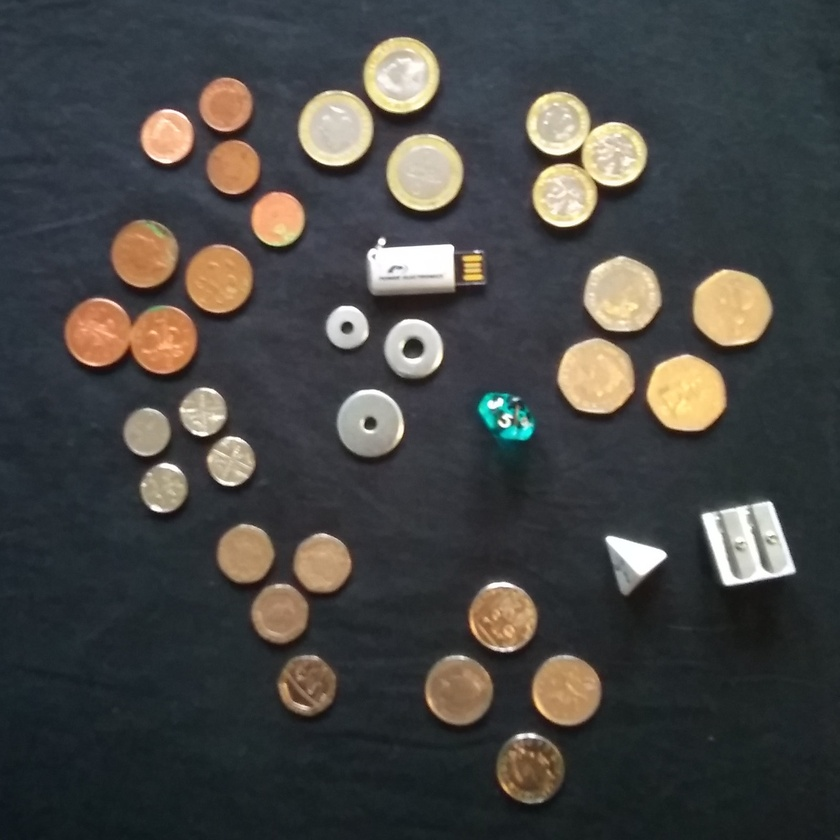
#> input picture Coin counting Challenge with Image processing/coins/coins1.jpg, 840 x 840 px, shrunk from 1600 x 1600 before the run, found by its file name
$ python copy_of_cw1_imgprocess_seb_final.py   (older library calls are emulated)
#> lines starting #> are read from the running program, lines starting #| are printed output that depends on the picture; after the words box and inside, x2 and y2 are one past the last pixel; in counts of white or black regions, pixels touching at a corner belong together
# -*- coding: utf-8 -*-
"""Copy of CW1_ImgProcess_Seb_FINAL

Automatically generated by Colab.

Original file is located at
    https://colab.research.google.com/drive/1MV0S6e6vgdHzeVVaSYs2OejHdFcmeudm

# **Counting Coins challenge for Course work 1 of Image processing and Machine Vision**

The first step is to upload the test images for processing.
"""

from google.colab import files
uploaded = files.upload()
#> the answer given: coins1.jpg

"""Open all of  the uploaded images and convert them to HSV. Store all the colour channel values into an array of 3 matrices, which are then stored in img_HSV[i]"""

#To HSV
import cv2
img_HSV=[] #array (list) of HSV images
filename=[] #array (list) of file names
i=0
for fn in uploaded.keys(): #for each filename
  filename.append(fn) #append to filenames array
  #open the uploaded image file and convert from BGR to HSV
  hsv = cv2.cvtColor(cv2.imread(filename[i]), cv2.COLOR_BGR2HSV)
#> hsv: shape (840, 840, 3); mean H, S, V 87.2, 58.1, 79.4
  #hsv is single image with 3 channels (H, S, V)
  img_HSV.append(cv2.split(hsv))  #split to array of 3 images, add to HSV array
  i = i + 1
print('Converted '+str( len(img_HSV) )+' images')
#| Converted 1 images
Vdim = hsv.shape[0] #rows
Hdim = hsv.shape[1] #cols
print('Hdim: ' + str(Hdim) + '; Vdim: ' + str(Vdim))
#| Hdim: 840; Vdim: 840


"""Threshold value to get objects as foreground into a binary image."""

import cv2 # Import the OpenCV library with the alias cv2
import numpy as np
from google.colab.patches import cv2_imshow # Import cv2_imshow for displaying images in Colab

import pandas as pd
from google.colab import files
import matplotlib.pyplot as plt


# Assuming 'image_to_use' and 'filename' are defined from previous cells
image_to_use = 0  # Replace with the index of the image you want to use
# Load the source image using cv2.imread
src = cv2.imread(filename[image_to_use])
#> src is the input picture: shape (840, 840, 3); mean B, G, R 68.6, 70.4, 70.6

# Show source image
cv2_imshow(src) # Use cv2_imshow instead of cv2.imshow, pass only the image
src[np.all(src == 255, axis=2)] = 0
#> src: shape (840, 840, 3); 0.12% of pixels changed, all inside (x1, y1, x2, y2) = (340, 246, 773, 583)
# Show output image
cv2_imshow(src) # Use cv2_imshow instead of cv2.imshow, pass only the image

# Replace all instances of cv2.imshow with cv2_imshow in the rest of your code

kernel = np.array([[1, 1, 1], [1, -8, 1], [1, 1, 1]], dtype=np.float32)
# do the laplacian filtering as it is
# well, we need to convert everything in something more deeper then CV_8U
# because the kernel has some negative values,
# and we can expect in general to have a Laplacian image with negative values
# BUT a 8bits unsigned int (the one we are working with) can contain values from 0 to 255
# so the possible negative number will be truncated
imgLaplacian = cv2.filter2D(src, cv2.CV_32F, kernel) # Use cv2.filter2D instead of cv.filter2D
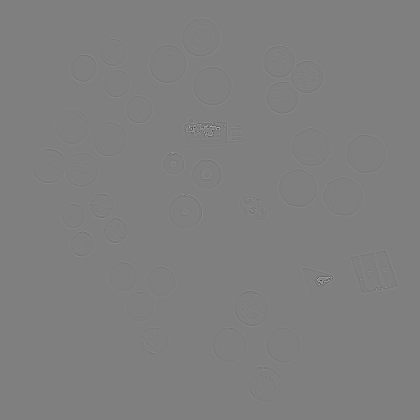
#> imgLaplacian: shape (840, 840, 3) float32 (shown at 1/2 size); mean B, G, R 0, 0, 0; drawn with min black and max white
sharp = np.float32(src)
imgResult = sharp - imgLaplacian
# convert back to 8bits gray scale
imgResult = np.clip(imgResult, 0, 255)
imgResult = imgResult.astype('uint8')
imgLaplacian = np.clip(imgLaplacian, 0, 255)
imgLaplacian = np.uint8(imgLaplacian)
#cv.imshow('Laplace Filtered Image', imgLaplacian)
cv2_imshow(imgResult) # Use cv2_imshow instead of cv2.imshow, pass only the image
bw = cv2.cvtColor(imgResult, cv2.COLOR_BGR2GRAY) # Use cv2.cvtColor instead of cv.cvtColor
_, bw = cv2.threshold(bw, 40, 255, cv2.THRESH_BINARY | cv2.THRESH_OTSU) # Use cv2.threshold instead of cv.threshold
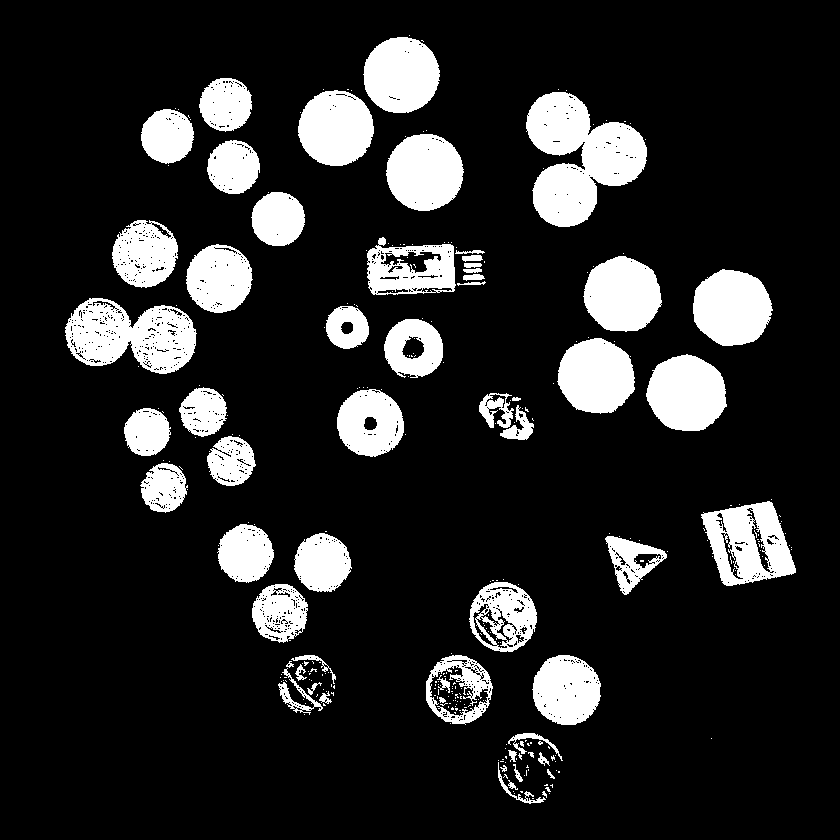
#> bw: shape (840, 840); 15.2% white; 304 white regions (247 under 20 px), largest, box (x1, y1, x2, y2) and area: (526, 92, 647, 227) 9654, (65, 298, 197, 374) 6503, (701, 501, 796, 586) 4881
cv2_imshow(bw) # Use cv2_imshow instead of cv2.imshow, pass only the image
dist = cv2.distanceTransform(bw, cv2.DIST_L2, 3) # Use cv2.distanceTransform instead of cv.distanceTransform
# Normalize the distance image for range = {0.0, 1.0}
# so we can visualize and threshold it
cv2.normalize(dist, dist, 0, 1.0, cv2.NORM_MINMAX) # Use cv2.normalize instead of cv.normalize
#> dist: shape (840, 840) float32; min 0, max 1, mean 0.0263
cv2_imshow(dist) # Use cv2_imshow instead of cv2.imshow, pass only the image
_, dist = cv2.threshold(dist, 0.4, 1.0, cv2.THRESH_BINARY) # Use cv2.threshold instead of cv.threshold
#> dist: shape (840, 840) float32; values 0 (black) and 1 (white), 1.6% white; 17 white regions (5 under 20 px), largest, box (x1, y1, x2, y2) and area: (661, 369, 711, 416) 1848, (708, 284, 757, 331) 1820, (573, 354, 620, 399) 1657
# Dilate a bit the dist image
kernel1 = np.ones((3,3), dtype=np.uint8)
dist = cv2.dilate(dist, kernel1) # Use cv2.dilate instead of cv.dilate
#> dist: shape (840, 840) float32; values 0 (black) and 1 (white), 1.9% white; 17 white regions (2 under 20 px), largest, box (x1, y1, x2, y2) and area: (660, 368, 712, 417) 2049, (707, 283, 758, 332) 2017, (572, 353, 621, 400) 1849
cv2_imshow(dist) # Use cv2_imshow instead of cv2.imshow, pass only the image
dist_8u = dist.astype('uint8')
#> dist_8u: shape (840, 840); values 0 (black) and 1 (white), 1.9% white; 17 white regions (2 under 20 px)
# Find total markers
contours, _ = cv2.findContours(dist_8u, cv2.RETR_EXTERNAL, cv2.CHAIN_APPROX_SIMPLE) # Use cv2.findContours instead of cv.findContours
#> contours = 17 contours, 3 with area under 20; largest, box (x1, y1, x2, y2) and area: (660, 368, 712, 417) 1974, (707, 283, 758, 332) 1942, (572, 353, 621, 400) 1778, (600, 270, 648, 318) 1700, (400, 150, 450, 192) 1462
# Create the marker image for the watershed algorithm
markers = np.zeros(dist.shape, dtype=np.int32)
# Draw the foreground markers
for i in range(len(contours)):
    cv2.drawContours(markers, contours, i, (i+1), -1)
#> this loop made 17 passes
#> markers: shape (840, 840) int32; 18 distinct labels, from 0 to 17


# Draw the background marker
cv2.circle(markers, (5,5), 3, (255,255,255), -1) # Use cv2.circle instead of cv.circle
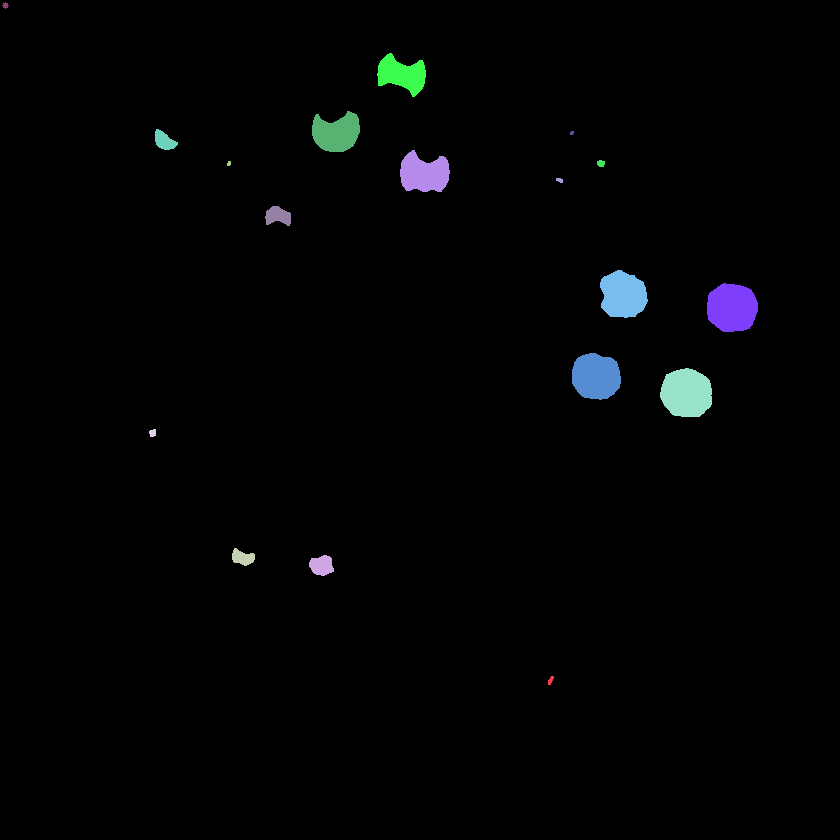
#> markers: shape (840, 840) int32; 19 distinct labels, from 0 to 255; one colour per label, 0 black
markers_8u = (markers * 10).astype('uint8')
cv2_imshow(markers_8u) # Use cv2_imshow instead of cv2.imshow, pass only the image
cv2.watershed(imgResult, markers) # Use cv2.watershed instead of cv.watershed
#mark = np.zeros(markers.shape, dtype=np.uint8)
mark = markers.astype('uint8')
mark = cv2.bitwise_not(mark) # Use cv2.bitwise_not instead of cv.bitwise_not
# uncomment this if you want to see how the mark
# image looks like at that point
#cv.imshow('Markers_v2', mark)
# Generate random colors
rng = np.random.default_rng()
colors = []
for contour in contours:
    colors.append(tuple(rng.integers(0, 256, size=3)))
#> after the loop, colors = [(115, 95, 124), (64, 7, 93), (207, 165, 81), (115, 243, 136), (234, 110, 31), (239, 158, 182), (8, 215, 156), (145, 22, 236), (97, 158, 4), (109, 251, 49), (114, 178, 179), (58, 190, 70), (8, 0, 165), (106, 15, 91), (203, 244, 111), (108, 146, 50), (174, 31, 76)]
# Create the result image
dst = np.zeros((markers.shape[0], markers.shape[1], 3), dtype=np.uint8)
# Fill labeled objects with random colors
for i in range(markers.shape[0]):
    for j in range(markers.shape[1]):
        index = markers[i,j]
        if index > 0 and index <= len(contours):
            dst[i,j,:] = colors[index-1]
#| Processing image 1: coins1.jpg
# Visualize the final image
cv2_imshow(dst) # Use cv2_imshow instead of cv2.imshow, pass only the image
cv2.waitKey() # Use cv2.waitKey instead of cv.waitKey

"""**Function returning the coin value.**
This is the hard-coded aspect of the processing, where the individual coin types will be classified using their bounding boxes to get their size along with using their saturation levels.
"""

#input: ROI coords (top left, width, height), blob area, image number
#output: coin value (-1 if unknown), mean Sat at centre, mean sat on sides
#accesses Saturation image as well
def classify(x,y,w,h,area,img_idx):
  size = (w+h)/2
  #check mean Saturation in central region
  im = img_HSV[img_idx][1] #Sat component
  sub_img = im[y+h//3:y+2*h//3, x+w//3:x+2*w//3]
  mcenter = cv2.mean(sub_img)
  meanSatcenter = mcenter[0]
  #check mean Saturation in 4 side regions
  sub_img = im[y+h//3:y+2*h//3, x+5:x+w//5] #left
  mside = cv2.mean(sub_img)
  meanSatside = mside[0]
  sub_img = im[y+4*h//5:y+h-5, x+w//3:x+2*w//3] #down
  mside = cv2.mean(sub_img)
  meanSatside = meanSatside + mside[0]
  sub_img = im[y+h//3:y+2*h//3, x+4*w//5:x+w-5] #right
  mside = cv2.mean(sub_img)
  meanSatside = meanSatside + mside[0]
  sub_img = im[y+5:y+h//5, x+w//3:x+2*w//3] #top
  mside = cv2.mean(sub_img)
  meanSatside = meanSatside + mside[0]
  meanSatside = meanSatside // 4
  ###### Classify using sizes and mean Saturation #####
  if size < 80 or size > 160:  #too small or too large
    return (-1, 0, 0)
 #not a coin
  if size < 96: #it's a 5p
      return (0.05, meanSatcenter, meanSatside)
  if size < 108: #it's a 1p
    if meanSatcenter < 100: #not coloured, 5p
      return (0.05, meanSatcenter, meanSatside)
    else: #1p
      return (0.01, meanSatcenter, meanSatside)

  # Complete classification for remaining coins
  if size < 120:  # Medium sized coins - could be 10p or 2p
    if meanSatcenter < 100:  # Lower saturation (silver)
      return (0.10, meanSatcenter, meanSatside)  # 10p
    else:  # Higher saturation (copper)
      return (0.02, meanSatcenter, meanSatside)  # 2p

  if size < 135:  # Larger coins - could be 20p or 50p
    if meanSatcenter < 100:  # Silver coins
      # Could differentiate 20p vs 50p by shape or other features
      # Assuming 20p has slightly lower saturation than 50p
      if meanSatcenter < 75:
        return (0.20, meanSatcenter, meanSatside)  # 20p
      else:
        return (0.50, meanSatcenter, meanSatside)  # 50p

  # Largest coins - £1 or £2
  if meanSatcenter > 120 and meanSatside < 80:  # Bi-metallic characteristics of £2
    return (2.00, meanSatcenter, meanSatside)
  else:  # Likely £1
    return (1.00, meanSatcenter, meanSatside)

  return (-1, 0, 0)  # Unknown coin if none of the above conditions match

# Add after your existing imports
import cv2
import numpy as np
import matplotlib.pyplot as plt
from google.colab.patches import cv2_imshow

# Function to detect coins using Hough Circle Transform
# [117 lines left out: functions detect_coins_hough, process_with_hough, not called in this run]

# Implementation that combines both methods
def enhanced_coin_detection(img_idx, filename, img_HSV):
    """
    Enhance coin detection by combining blob detection and Hough circle transform
    """
#> called with img_idx = 0, filename = 'coins1.jpg'
    # Load the image
    src = cv2.imread(filename)

    # Step 1: Apply your existing processing method
    kernel = np.array([[1, 1, 1], [1, -8, 1], [1, 1, 1]], dtype=np.float32)
    imgLaplacian = cv2.filter2D(src, cv2.CV_32F, kernel)
    sharp = np.float32(src)
    imgResult = sharp - imgLaplacian
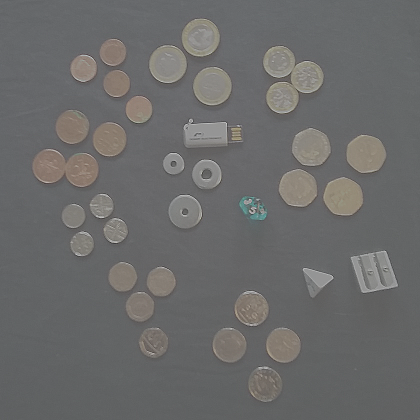
#> imgResult: shape (840, 840, 3) float32 (shown at 1/2 size); mean B, G, R 68.6, 70.4, 70.6; drawn with min black and max white
    imgResult = np.clip(imgResult, 0, 255)
    imgResult = imgResult.astype('uint8')
    bw = cv2.cvtColor(imgResult, cv2.COLOR_BGR2GRAY)
    _, bw = cv2.threshold(bw, 40, 255, cv2.THRESH_BINARY | cv2.THRESH_OTSU)
#> bw: shape (840, 840); 15.3% white; 301 white regions (244 under 20 px), largest, box (x1, y1, x2, y2) and area: (526, 92, 647, 227) 9654, (65, 298, 197, 374) 6503, (701, 501, 796, 586) 4900

    # Step 2: Apply Hough Circle Transform
    # Convert to grayscale
    gray = cv2.cvtColor(src, cv2.COLOR_BGR2GRAY)
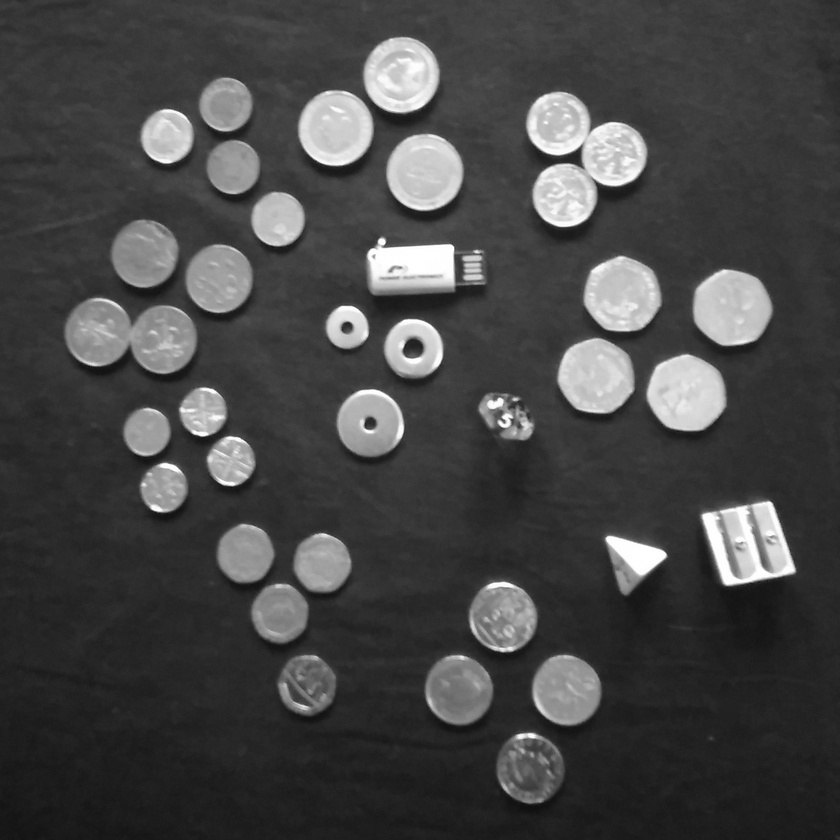
#> gray: shape (840, 840); min 13, max 255, mean 70.2
    # Apply GaussianBlur to reduce noise
    blurred = cv2.GaussianBlur(gray, (9, 9), 2)
    # Apply the Hough Circle Transform
    circles = cv2.HoughCircles(
        blurred,
        cv2.HOUGH_GRADIENT,
        dp=1,
        minDist=50,
        param1=100,
        param2=30,
        minRadius=40,
        maxRadius=80
    )
#> circles = [[397.5, 73.5, 41], [331.5, 128.5, 40.35]]
#> (the rest of the program and of its run is left out)
